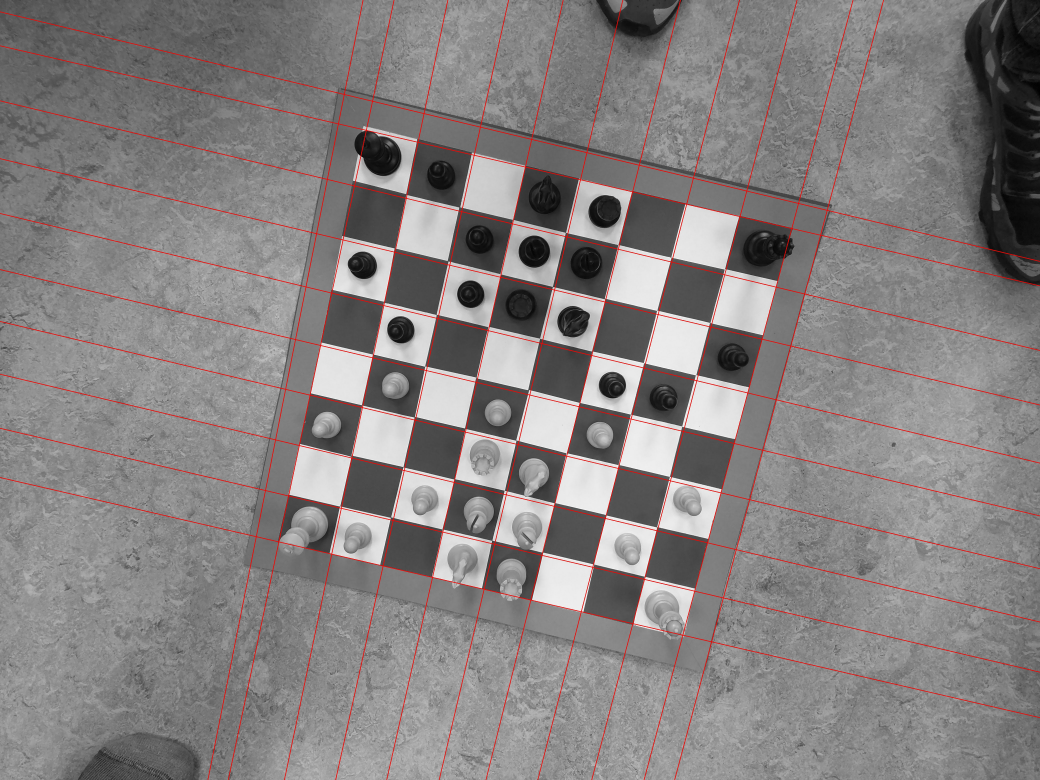
#> input picture best-worstcase_images/Houghlines_bestcase.jpg, 4160 x 3120 px (shown at 1/4 size)
$ python -i good_features.py   (imports and definitions only)
#> lines starting #> are read from the running program, lines starting #| are printed output that depends on the picture
#> further down, picture is the input picture: shape (3120, 4160, 3); mean B, G, R 129.3, 129.4, 133.7
import numpy as np
import cv2
from math import sqrt, atan
from copy import deepcopy
from operator import itemgetter


def find_81_corners(img):
    gray = cv2.cvtColor(img,cv2.COLOR_BGR2GRAY)
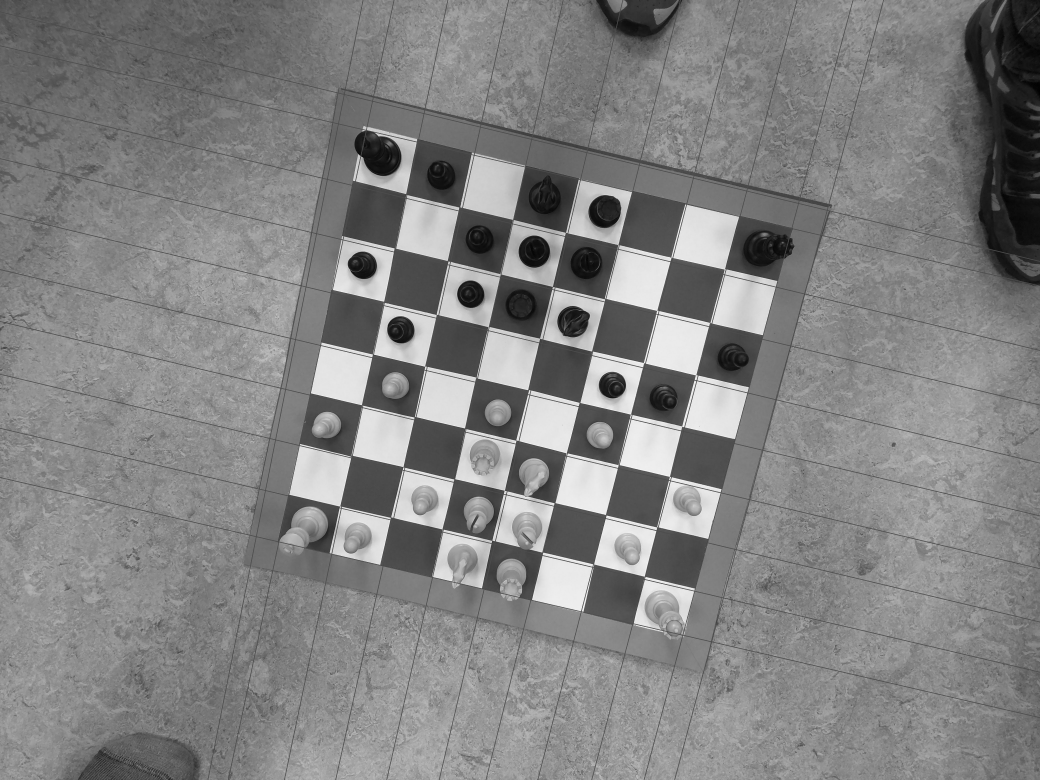
#> gray: shape (3120, 4160) (shown at 1/4 size); min 0, max 255, mean 130.7

    #blurred = cv2.GaussianBlur(gray, (55,55), 0)
    #blurred = cv2.blur(gray, (60,60))
    blurred = cv2.medianBlur(gray, 31)
    #blurred = cv2.bilateralFilter(gray, 9,75,75)

    corners = cv2.goodFeaturesToTrack(blurred,81,0.01,170)
#> corners = 81 rows, first 8: [2211, 2039], [2310, 1637], [2418, 2092], [1996, 1119], [1805, 1969], [2555, 2408], [2458, 1926], [2944, 1739]
    weird_corners = np.int0(corners).tolist()
#> weird_corners = 81 items
    corners = []
    for c in weird_corners:
        corners.append(c[0])
#> this loop made 81 passes
#> c on passes 1 to 12: [[2211, 2039]], [[2310, 1637]], [[2418, 2092]], [[1996, 1119]], [[1805, 1969]], [[2555, 2408]], [[2458, 1926]], [[2944, 1739]], [[2540, 1665]], [[2055, 863]], [[1347, 2024]], [[1601, 1866]]
#> after the loop, corners = 81 pairs, first value 1129 to 3984, second value 1 to 2437
    return corners

# [150 lines left out: functions draw_corners, create_line, line_to_point_dist, find_slope, find_lines_from_points, update_line_groups and 4 more, not called in this run]

>>> import cv2
>>> picture = cv2.imread('best-worstcase_images/Houghlines_bestcase.jpg')
>>> result = find_81_corners(picture)
#> result has the same summary as corners in find_81_corners
